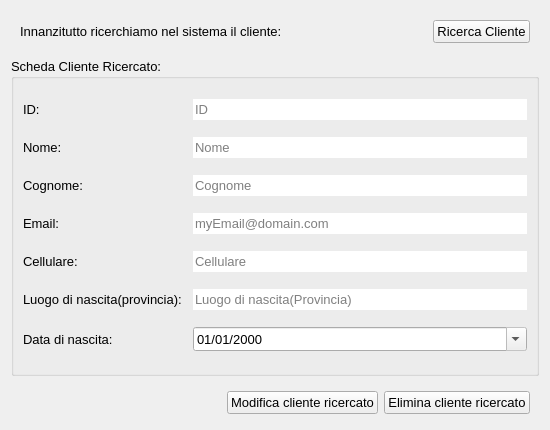
<?xml version="1.0" encoding="UTF-8"?>
<ui version="4.0">
 <class>tabWidget</class>
 <widget class="QWidget" name="tabWidget">
  <property name="geometry">
   <rect>
    <x>0</x>
    <y>0</y>
    <width>550</width>
    <height>430</height>
   </rect>
  </property>
  <property name="minimumSize">
   <size>
    <width>550</width>
    <height>430</height>
   </size>
  </property>
  <property name="font">
   <font>
    <family>Arial</family>
    <pointsize>10</pointsize>
   </font>
  </property>
  <property name="windowTitle">
   <string>Struttura Alberghiera</string>
  </property>
  <layout class="QVBoxLayout" name="verticalLayout">
   <item>
    <widget class="QWidget" name="widgetUp" native="true">
     <layout class="QHBoxLayout" name="horizontalLayout_2">
      <item>
       <widget class="QLabel" name="labelRicercaCliente">
        <property name="text">
         <string>Innanzitutto ricerchiamo nel sistema il cliente:</string>
        </property>
       </widget>
      </item>
      <item>
       <widget class="QPushButton" name="btnRicerca">
        <property name="sizePolicy">
         <sizepolicy hsizetype="Fixed" vsizetype="Fixed">
          <horstretch>0</horstretch>
          <verstretch>0</verstretch>
         </sizepolicy>
        </property>
        <property name="text">
         <string>Ricerca Cliente</string>
        </property>
       </widget>
      </item>
     </layout>
    </widget>
   </item>
   <item>
    <widget class="QGroupBox" name="groupboxSchedaCliente">
     <property name="sizePolicy">
      <sizepolicy hsizetype="Preferred" vsizetype="Expanding">
       <horstretch>0</horstretch>
       <verstretch>0</verstretch>
      </sizepolicy>
     </property>
     <property name="title">
      <string>Scheda Cliente Ricercato:</string>
     </property>
     <layout class="QGridLayout" name="gridLayout_3">
      <item row="7" column="1" colspan="2">
       <widget class="QLineEdit" name="lineeditLuogoNascita">
        <property name="text">
         <string/>
        </property>
        <property name="frame">
         <bool>false</bool>
        </property>
        <property name="readOnly">
         <bool>true</bool>
        </property>
        <property name="placeholderText">
         <string>Luogo di nascita(Provincia)</string>
        </property>
       </widget>
      </item>
      <item row="8" column="1" colspan="2">
       <widget class="QDateEdit" name="dateedit">
        <property name="readOnly">
         <bool>true</bool>
        </property>
        <property name="displayFormat">
         <string>dd/MM/yyyy</string>
        </property>
        <property name="calendarPopup">
         <bool>true</bool>
        </property>
       </widget>
      </item>
      <item row="1" column="0">
       <widget class="QLabel" name="labelNome">
        <property name="text">
         <string>Nome:</string>
        </property>
       </widget>
      </item>
      <item row="6" column="1" colspan="2">
       <widget class="QLineEdit" name="lineeditCellulare">
        <property name="text">
         <string/>
        </property>
        <property name="frame">
         <bool>false</bool>
        </property>
        <property name="readOnly">
         <bool>true</bool>
        </property>
        <property name="placeholderText">
         <string>Cellulare</string>
        </property>
       </widget>
      </item>
      <item row="5" column="1" colspan="2">
       <widget class="QLineEdit" name="lineeditEmail">
        <property name="text">
         <string/>
        </property>
        <property name="frame">
         <bool>false</bool>
        </property>
        <property name="readOnly">
         <bool>true</bool>
        </property>
        <property name="placeholderText">
         <string>myEmail@domain.com</string>
        </property>
       </widget>
      </item>
      <item row="6" column="0">
       <widget class="QLabel" name="labelCellulare">
        <property name="text">
         <string>Cellulare:</string>
        </property>
       </widget>
      </item>
      <item row="4" column="0">
       <widget class="QLabel" name="labelCognome">
        <property name="text">
         <string>Cognome:</string>
        </property>
       </widget>
      </item>
      <item row="8" column="0">
       <widget class="QLabel" name="labelDataNascita">
        <property name="text">
         <string>Data di nascita:</string>
        </property>
       </widget>
      </item>
      <item row="7" column="0">
       <widget class="QLabel" name="labelLuogoNascita">
        <property name="text">
         <string>Luogo di nascita(provincia):</string>
        </property>
       </widget>
      </item>
      <item row="4" column="1" colspan="2">
       <widget class="QLineEdit" name="lineeditCognome">
        <property name="text">
         <string/>
        </property>
        <property name="frame">
         <bool>false</bool>
        </property>
        <property name="readOnly">
         <bool>true</bool>
        </property>
        <property name="placeholderText">
         <string>Cognome</string>
        </property>
       </widget>
      </item>
      <item row="1" column="1" colspan="2">
       <widget class="QLineEdit" name="lineeditNome">
        <property name="text">
         <string/>
        </property>
        <property name="frame">
         <bool>false</bool>
        </property>
        <property name="readOnly">
         <bool>true</bool>
        </property>
        <property name="placeholderText">
         <string>Nome</string>
        </property>
       </widget>
      </item>
      <item row="5" column="0">
       <widget class="QLabel" name="labelEmail">
        <property name="text">
         <string>Email:</string>
        </property>
       </widget>
      </item>
      <item row="0" column="0">
       <widget class="QLabel" name="labelID">
        <property name="text">
         <string>ID:</string>
        </property>
       </widget>
      </item>
      <item row="0" column="1" colspan="2">
       <widget class="QLineEdit" name="lineeditID">
        <property name="frame">
         <bool>false</bool>
        </property>
        <property name="placeholderText">
         <string>ID</string>
        </property>
       </widget>
      </item>
     </layout>
    </widget>
   </item>
   <item>
    <widget class="QWidget" name="widgetDown" native="true">
     <layout class="QHBoxLayout" name="horizontalLayout">
      <property name="bottomMargin">
       <number>5</number>
      </property>
      <item>
       <spacer name="horizontalSpacer">
        <property name="orientation">
         <enum>Qt::Horizontal</enum>
        </property>
        <property name="sizeHint" stdset="0">
         <size>
          <width>40</width>
          <height>20</height>
         </size>
        </property>
       </spacer>
      </item>
      <item>
       <widget class="QPushButton" name="btnModifica">
        <property name="text">
         <string>Modifica cliente ricercato</string>
        </property>
       </widget>
      </item>
      <item>
       <widget class="QPushButton" name="btnElimina">
        <property name="text">
         <string>Elimina cliente ricercato</string>
        </property>
       </widget>
      </item>
     </layout>
    </widget>
   </item>
  </layout>
 </widget>
 <resources/>
 <connections/>
</ui>
